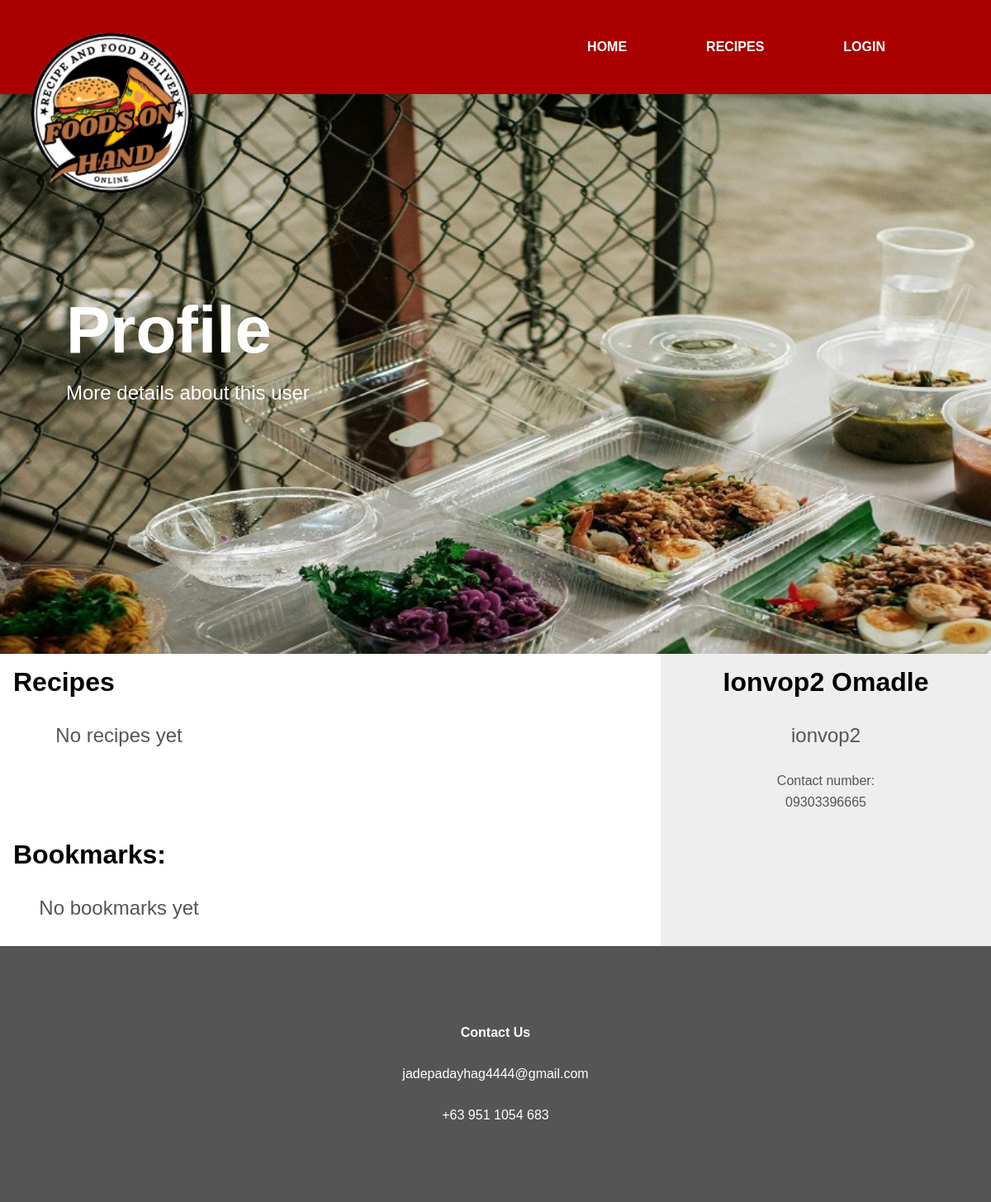
Page /profile/index.php?id=2 on the committed database.
### tables this page shows
CREATE TABLE "users" (`id` INTEGER PRIMARY KEY AUTOINCREMENT, firstname TEXT, lastname TEXT, `username` TEXT UNIQUE, phone TEXT, `hash` TEXT, session TEXT, `time` INTEGER DEFAULT (unixepoch()));

### profile/index.php (the view, shortened to what this page needs)
<?php
require_once "common.php";
$db = new SQLite3("database.db");
$query = <<<SQL
    SELECT * FROM `users` WHERE `id` = :id
SQL;
$stmt = $db->prepare($query);
$stmt->bindValue(":id", $_GET["id"]);
$target = $stmt->execute()->fetchArray(SQLITE3_ASSOC);
?>
<html>
    <head>
        <link rel="stylesheet" href="style.css">
    </head>
    <body>
        <?= renderHeader("Profile", "More details about this user") ?>
        <div style="
            display: grid;
            grid-template-columns: 2fr 1fr;"
            data-mobile="
            grid-template-columns: minmax(0, 1fr);">
            <div>
                <div style="
                    padding: 1rem;
                    font-size: 2rem;
                    font-weight: bold;">
                    Recipes
                </div>
                <div style="
                    display: grid;
                    grid-template-columns: repeat(3, 1fr);
                    padding: 1rem;
                    padding-top: 0rem;"
                    data-mobile="
                    grid-template-columns: 1fr;">
                    <?php
                        $count = 0;
                        if ($count == 0) {
                            echo <<<HTML
                                <div style="
                                    padding: 1rem;
                                    text-align: center;
                                    font-size: 1.5rem;
                                    color: #555;">
                                    No recipes yet
                                </div>
                            HTML;
                        }
                    ?>
                </div>
                <div style="
                    padding: 1rem;
                    padding-top: 5rem;
                    font-size: 2rem;
                    font-weight: bold;">
                    Bookmarks:
                </div>
                <div style="
                    display: grid;
                    grid-template-columns: repeat(3, 1fr);
                    padding: 1rem;
                    padding-top: 0rem;"
                    data-mobile="
                    grid-template-columns: 1fr;">
                    <?php
                        $count = 0;
                        if ($count == 0) {
                            echo <<<HTML
                                <div style="
                                    padding: 1rem;
                                    text-align: center;
                                    font-size: 1.5rem;
                                    color: #555;">
                                    No bookmarks yet
                                </div>
                            HTML;
                        }
                    ?>
                </div>
            </div>
            <div style="
                background-color: #eee;">
                <div style="
                    padding: 1rem;
                    text-align: center;
                    font-size: 2rem;
                    font-weight: bold;">
                    <?= htmlentities($target["firstname"] . " " . $target["lastname"]) ?>
                </div>
                <div style="
                    padding: 1rem;
                    text-align: center;
                    font-size: 1.5rem;
                    color: #555;">
                    <?= htmlentities($target["username"]) ?>
                </div>
                <div style="
                    padding: 1rem;
                    padding-bottom: 0.5rem;
                    text-align: center;
                    color: #555;">
                    Contact number:
                </div>
                <div style="
                    padding: 1rem;
                    padding-top: 0rem;
                    text-align: center;
                    color: #555;">
                    <?= htmlentities($target["phone"]) ?>
                </div>
            </div>
        </div>
        <?= renderFooter() ?>
    </body>
</html>

### style.css (style rules this page uses)
body { margin: 0rem; padding: 0rem; font-size: 1rem; font-family: Arial, Helvetica, sans-serif; }

### rows in the picture
users: firstname+lastname "Ionvop2 Omadle", username "ionvop2", phone "09303396665"

### other values in the picture
str_replace("\n", "<br>", $title) "Profile"
str_replace("\n", "<br>", $description) "More details about this user"
